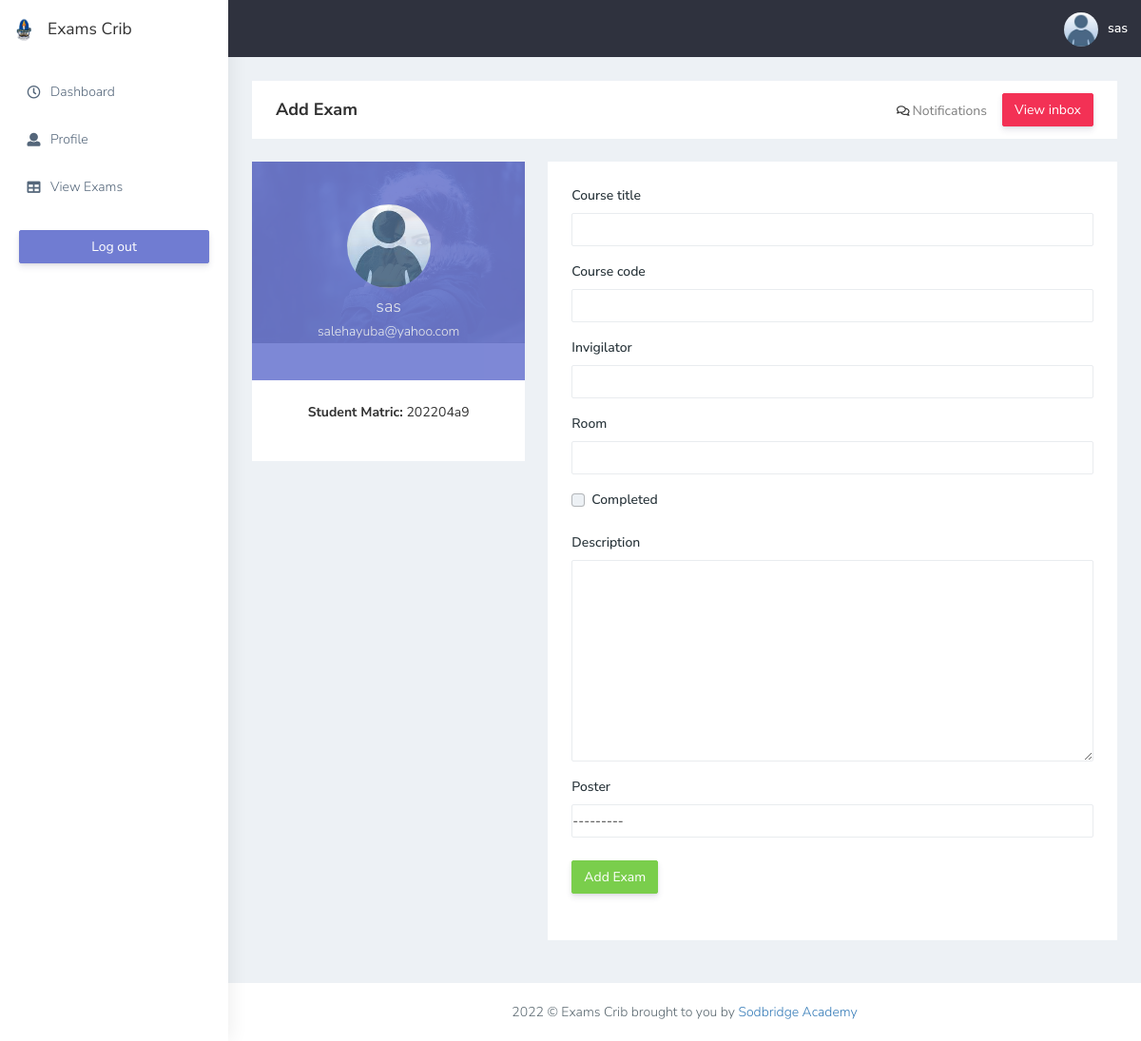
The page /add/new/ (signed in) on the database its author committed.
### exams/models.py (models this page shows)
class User(AbstractUser):
	account = (
			('select account', 'select account'),
			('student', 'student'),
			('staff', 'staff')
		)
	account_type = models.CharField(max_length=200, choices=account, default='select account')
	email = models.CharField(max_length = 200, blank=True, unique=True)
	first_name = models.CharField(max_length=200, blank=True)
	last_name = models.CharField(max_length=200, blank=True)
	username = models.CharField(max_length = 200, blank=True, unique=True)
	date_created = models.DateTimeField(auto_now_add=True)
	USERNAME_FIELD = 'username'
	REQUIRED_FIELDS = []
	def __str__(self):
		return self.username

### account/models.py (models this page shows, shortened)
class Profile(models.Model):
	gender = (
			('select', 'select'),
			('male', 'male'),
			('female', 'female')
		)
	user = models.OneToOneField(User, related_name='profile', on_delete=models.CASCADE)
	dob = models.DateField(blank=True, null=True)
	bio = models.CharField(max_length=200, blank=True)
	photo = models.ImageField(upload_to='users/%Y/%m/%d', default='media/default.jpeg', blank=True)
	level = models.CharField(max_length=200, blank=True, default=100)
	gender = models.CharField(max_length=100, choices=gender, default='select')
	department = models.CharField(max_length=200, blank=True)
	nationality = models.CharField(max_length=100, blank=True, default='Nigeria')
	phone_no = models.CharField(max_length=100, blank=True)
	matric_no = models.CharField(max_length=100, blank=True, null=True)
	staff_id = models.CharField(max_length=100, blank=True, null=True)
	verified_student = models.BooleanField(default=False)
	verified_staff = models.BooleanField(default=False)
	date_created = models.DateTimeField(auto_now_add=True)

### exams/views.py (the view, shortened to what this page needs)
# urls.py: path('add/new/', ExamCreateView.as_view(), name='add'),
class ExamCreateView(LoginRequiredMixin, CreateView):
	model = Exam
	fields = '__all__'
	exclude = ['poster', 'created']

### exams/templates/exams/exam_form.html (shortened to what this page needs)
{% extends 'base.html' %}
{% load static %}
{% load crispy_forms_tags %}
{% block content %}
<div class="page-breadcrumb bg-white mb-4">
    <div class="row align-items-center">
        <div class="col-lg-3 col-md-4 col-sm-4 col-xs-12">
            <h4 class="page-title">Add Exam</h4>
        </div>
        <div class="col-lg-9 col-sm-8 col-md-8 col-xs-12">
            <div class="d-md-flex">
                <ol class="breadcrumb ms-auto">
                    <li><i class="far fa-comments" aria-hidden="true"></i> <a href="#" class="fw-normal">Notifications</a></li>
                </ol>
                <a href="#" target="_blank"
                    class="btn btn-danger  d-none d-md-block pull-right ms-3 hidden-xs hidden-sm waves-effect waves-light text-white">View inbox</a>
            </div>
        </div>
    </div>
</div>
<div class="row">
    <div class="col-lg-4 col-xlg-3 col-md-12">
        <div class="white-box">
            <div class="user-bg"> <img width="100%" alt="user" src="{% static 'plugins/images/large/img1.jpg' %}">
                <div class="overlay-box">
                    <div class="user-content">
                        <a href="{% url  'exams:user_exams' user %}"><img src="{{ user.profile.photo.url }}"
                                class="thumb-lg img-circle" alt="img"></a>
                        <h4 class="text-white mt-2">{{ user.username }}</h4>
                        <h5 class="text-white mt-2">{{ user.email }}</h5>
                    </div>
                </div>
            </div>
            <div class="user-btm-box mt-5 d-md-flex">
                <div class="col-md-12 col-sm-4 text-center">
                    <p>
                        {% if user.account_type == 'student' %}
                        <b>Student Matric: </b><span>{{user.profile.matric_no}}</span>
                        {% else %}
                        <b>Staff ID: </b><span>{{user.profile.staff_id}}</span>
                        {% endif %}
                    </p>
                </div>
            </div>
        </div>
    </div>
                    <div class="col-lg-8 col-xlg-9 col-md-12">
                        <div class="card">
                            <div class="card-body">
                                <form class="form-horizontal form-material" method="post">
                                    <div class="form-group mb-4">
                                       {{form|crispy }}
                                    </div>
                                    <div class="form-group mb-4">
                                        <div class="col-sm-12">
                                            <button value="Add Exam" type="submit" class="btn btn-success">Add Exam</button>
                                        </div>
                                    </div>
                                </form>
                            </div>
                        </div>
                    </div>
</div>
{% endblock content %}

### account/templates/base.html (shortened to what this page needs)
{% load static %}
<!DOCTYPE html>
<html dir="ltr" lang="en">
<head>
   <link href="{% static 'css/style.min.css' %}" rel="stylesheet">
</head>
<body>
    <div id="main-wrapper" data-layout="vertical" data-navbarbg="skin5" data-sidebartype="full"
        data-sidebar-position="absolute" data-header-position="absolute" data-boxed-layout="full">
        <header class="topbar" data-navbarbg="skin5">
            <nav class="navbar top-navbar navbar-expand-md navbar-dark">
                <div class="navbar-header" data-logobg="skin6">
                    <a class="navbar-brand" href="{% url 'dashboard' %}">
                        <b class="logo-icon">
                            <img src="{% static 'img/crawford-university-logo.png' %}" style="width:30px; height:30px;" alt="homepage" />
                        </b>
                        <span class="logo-text" style="color:#333">
                            Exams Crib
                        </span>
                    </a>
                </div>
                <div class="navbar-collapse collapse" id="navbarSupportedContent" data-navbarbg="skin5">
                    <ul class="navbar-nav ms-auto d-flex align-items-center">
                        <li>
                            <a class="profile-pic" href="#">
                            <img src="{{ user.profile.photo.url }}" alt="user-img" width="36"
                            class="img-circle"><span class="text-white font-medium">{{user.username}}</span>
                            </a>
                        </li>
                    </ul>
                </div>
            </nav>
        </header>
        <aside class="left-sidebar" data-sidebarbg="skin6">
            <div class="scroll-sidebar">
                <nav class="sidebar-nav">
                    <ul id="sidebarnav">
                        <li class="sidebar-item pt-2">
                            <a class="sidebar-link waves-effect waves-dark sidebar-link" href="{% url 'dashboard' %}"
                                aria-expanded="false">
                                <i class="far fa-clock" aria-hidden="true"></i>
                                <span class="hide-menu">Dashboard</span>
                            </a>
                        </li>
                        <li class="sidebar-item">
                            <a class="sidebar-link waves-effect waves-dark sidebar-link" href="{% url 'edit' %}"
                                aria-expanded="false">
                                <i class="fa fa-user" aria-hidden="true"></i>
                                <span class="hide-menu">Profile</span>
                            </a>
                        </li>
                        <li class="sidebar-item">
                            <a class="sidebar-link waves-effect waves-dark sidebar-link" href="{% url 'exams:exam-list' %}"
                                aria-expanded="false">
                                <i class="fa fa-table" aria-hidden="true"></i>
                                <span class="hide-menu">View Exams</span>
                            </a>
                        </li>
                        <li class="text-center p-20 upgrade-btn">
                            <a href="{% url 'logout' %}"
                                class="btn d-grid btn-primary text-white" target="">
                                Log out</a>
                        </li>
                    </ul>
                </nav>
            </div>
        </aside>
        <div class="page-wrapper" style="min-height:">
            <div class="container-fluid">
            {% block content %}{% endblock content %}
            </div>
            <footer class="footer text-center"> 2022 © Exams Crib brought to you by <a
                    href="https://sodbridgeacademy.com" target="_blank" >Sodbridge Academy</a>
            </footer>
        </div>
    </div>
</body>
</html>

### rows shown on the page
User: profile.photo (placeholder picture), username "sas", email "salehayuba@yahoo.com", profile.matric_no "202204a9"
